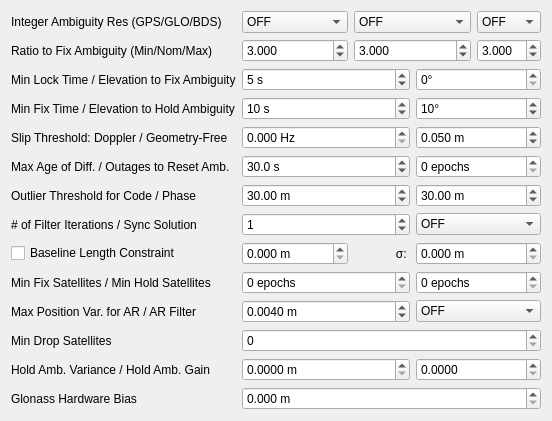
     <widget class="QWidget" name="tabSettings2">
      <attribute name="title">
       <string>Setting&amp;2</string>
      </attribute>
      <layout class="QGridLayout" name="gridLayout_2">
       <item row="2" column="4">
        <widget class="QDoubleSpinBox" name="sBValidThresARMax">
         <property name="toolTip">
          <string>&lt;html&gt;&lt;head/&gt;&lt;body&gt;&lt;p&gt;Set the nominal integer ambiguity validation threshold for ʺratio‐testʺ, which uses the ratio of squared residuals of the best integer vector to the second‐best vector. (option: &lt;span style=&quot; font-style:italic;&quot;&gt;pos2-arthres6&lt;/span&gt;).&lt;/p&gt;&lt;p&gt;If min and max values are set equal to the nominal value then the ratio is fixed, else the ratio will be adjusted by the number of satellites. The nominal value is used for 8 satellite pairs and is adjusted lower as the number of satellites increases and higher as it decreases .&lt;/p&gt;&lt;/body&gt;&lt;/html&gt;</string>
         </property>
         <property name="decimals">
          <number>3</number>
         </property>
         <property name="value">
          <double>3.000000000000000</double>
         </property>
        </widget>
       </item>
       <item row="0" column="1">
        <widget class="QComboBox" name="cBAmbiguityResolutionGPS">
         <property name="toolTip">
          <string>&lt;html&gt;&lt;head/&gt;&lt;body&gt;&lt;p&gt;Define integer ambiguity resolution strategy for GPS (option &lt;span style=&quot; font-style:italic;&quot;&gt;pos2-armode&lt;/span&gt;)&lt;/p&gt;&lt;/body&gt;&lt;/html&gt;</string>
         </property>
         <item>
          <property name="text">
           <string>OFF</string>
          </property>
         </item>
         <item>
          <property name="text">
           <string>Continuous</string>
          </property>
         </item>
         <item>
          <property name="text">
           <string>Instantaneous</string>
          </property>
         </item>
         <item>
          <property name="text">
           <string>Fix and Hold</string>
          </property>
         </item>
        </widget>
       </item>
       <item row="16" column="3" colspan="2">
        <widget class="QDoubleSpinBox" name="sBBaselineSig">
         <property name="toolTip">
          <string>&lt;html&gt;&lt;head/&gt;&lt;body&gt;&lt;p&gt;Define the standard deviation of the baseline length constraint in moving‐base mode (option: &lt;span style=&quot; font-style:italic;&quot;&gt;pos2-basesig).&lt;/span&gt;&lt;/p&gt;&lt;/body&gt;&lt;/html&gt;</string>
         </property>
         <property name="suffix">
          <string> m</string>
         </property>
         <property name="decimals">
          <number>3</number>
         </property>
         <property name="maximum">
          <double>1000000.000000000000000</double>
         </property>
        </widget>
       </item>
       <item row="2" column="0">
        <widget class="QLabel" name="LabelRatio">
         <property name="text">
          <string>Ratio to Fix Ambiguity (Min/Nom/Max)</string>
         </property>
         <property name="buddy">
          <cstring>sBValidThresARMin</cstring>
         </property>
        </widget>
       </item>
       <item row="18" column="1" colspan="2">
        <widget class="QDoubleSpinBox" name="sBMaxPositionVarAR">
         <property name="toolTip">
          <string>&lt;html&gt;&lt;head/&gt;&lt;body&gt;&lt;p&gt;Maximum position variance for ambiguity resolution (option: &lt;span style=&quot; font-style:italic;&quot;&gt;pos2-arthres1&lt;/span&gt;).&lt;/p&gt;&lt;/body&gt;&lt;/html&gt;</string>
         </property>
         <property name="suffix">
          <string> m</string>
         </property>
         <property name="decimals">
          <number>4</number>
         </property>
         <property name="value">
          <double>0.004000000000000</double>
         </property>
        </widget>
       </item>
       <item row="0" column="0">
        <widget class="QLabel" name="Label25">
         <property name="text">
          <string>Integer Ambiguity Res (GPS/GLO/BDS)</string>
         </property>
         <property name="buddy">
          <cstring>cBAmbiguityResolutionGPS</cstring>
         </property>
        </widget>
       </item>
       <item row="5" column="1" colspan="2">
        <widget class="QSpinBox" name="sBLockCountFixAmbiguity">
         <property name="toolTip">
          <string>&lt;html&gt;&lt;head/&gt;&lt;body&gt;&lt;p&gt;Define the minimum lock count to fix integer ambiguity. If the lock count is less than the value, the ambiguity is excluded from the fixed integer vector (option: &lt;span style=&quot; font-style:italic;&quot;&gt;pos2-arlockcnt&lt;/span&gt;).&lt;/p&gt;&lt;/body&gt;&lt;/html&gt;</string>
         </property>
         <property name="suffix">
          <string> s</string>
         </property>
         <property name="maximum">
          <number>3600</number>
         </property>
         <property name="value">
          <number>5</number>
         </property>
        </widget>
       </item>
       <item row="7" column="0">
        <widget class="QLabel" name="LabelHold">
         <property name="text">
          <string>Min Fix Time / Elevation to Hold Ambiguity</string>
         </property>
         <property name="buddy">
          <cstring>sBFixCountHoldAmbiguity</cstring>
         </property>
        </widget>
       </item>
       <item row="17" column="1" colspan="2">
        <widget class="QSpinBox" name="sBMinFixSats">
         <property name="toolTip">
          <string>&lt;html&gt;&lt;head/&gt;&lt;body&gt;&lt;p&gt;Minimum ambiguities required for fix (option: &lt;span style=&quot; font-style:italic;&quot;&gt;pos2-minfixsats&lt;/span&gt;).&lt;/p&gt;&lt;/body&gt;&lt;/html&gt;</string>
         </property>
         <property name="suffix">
          <string> epochs</string>
         </property>
        </widget>
       </item>
       <item row="16" column="1">
        <widget class="QDoubleSpinBox" name="sBBaselineLen">
         <property name="toolTip">
          <string>&lt;html&gt;&lt;head/&gt;&lt;body&gt;&lt;p&gt;Define the constraint of the baseline length in moving‐base mode (option: &lt;span style=&quot; font-style:italic;&quot;&gt;pos2-baselen).&lt;/span&gt;&lt;/p&gt;&lt;/body&gt;&lt;/html&gt;</string>
         </property>
         <property name="suffix">
          <string> m</string>
         </property>
         <property name="decimals">
          <number>3</number>
         </property>
         <property name="maximum">
          <double>1000000.000000000000000</double>
         </property>
        </widget>
       </item>
       <item row="0" column="4">
        <widget class="QComboBox" name="cBAmbiguityResolutionBDS">
         <property name="toolTip">
          <string>&lt;html&gt;&lt;head/&gt;&lt;body&gt;&lt;p&gt;Define integer ambiguity resolution strategy for BDS (option &lt;span style=&quot; font-style:italic;&quot;&gt;pos2-bdsarmode&lt;/span&gt;)&lt;/p&gt;&lt;/body&gt;&lt;/html&gt;</string>
         </property>
         <item>
          <property name="text">
           <string>OFF</string>
          </property>
         </item>
         <item>
          <property name="text">
           <string>ON</string>
          </property>
         </item>
        </widget>
       </item>
       <item row="9" column="3" colspan="2">
        <widget class="QDoubleSpinBox" name="sBSlipThreshold">
         <property name="toolTip">
          <string>&lt;html&gt;&lt;head/&gt;&lt;body&gt;&lt;p&gt;Define the cycle‐slip threshold of geometry‐free LC carrier‐phase difference between epochs (option: &lt;span style=&quot; font-style:italic;&quot;&gt;pos2-slipthres&lt;/span&gt;)&lt;/p&gt;&lt;/body&gt;&lt;/html&gt;</string>
         </property>
         <property name="suffix">
          <string> m</string>
         </property>
         <property name="decimals">
          <number>3</number>
         </property>
         <property name="value">
          <double>0.050000000000000</double>
         </property>
        </widget>
       </item>
       <item row="16" column="2">
        <widget class="QLabel" name="label">
         <property name="text">
          <string>σ: </string>
         </property>
         <property name="alignment">
          <set>Qt::AlignmentFlag::AlignRight|Qt::AlignmentFlag::AlignTrailing|Qt::AlignmentFlag::AlignVCenter</set>
         </property>
         <property name="buddy">
          <cstring>sBBaselineSig</cstring>
         </property>
        </widget>
       </item>
       <item row="18" column="0">
        <widget class="QLabel" name="label_6">
         <property name="text">
          <string>Max Position Var. for AR / AR Filter</string>
         </property>
         <property name="buddy">
          <cstring>sBMaxPositionVarAR</cstring>
         </property>
        </widget>
       </item>
       <item row="11" column="1" colspan="2">
        <widget class="QDoubleSpinBox" name="sBMaxAgeDifferences">
         <property name="toolTip">
          <string>&lt;html&gt;&lt;head/&gt;&lt;body&gt;&lt;p&gt;Define the maximum value of age of differential between the rover and the base station (option: &lt;span style=&quot; font-style:italic;&quot;&gt;pos2-maxage&lt;/span&gt;) &lt;/p&gt;&lt;/body&gt;&lt;/html&gt;</string>
         </property>
         <property name="suffix">
          <string> s</string>
         </property>
         <property name="decimals">
          <number>1</number>
         </property>
         <property name="maximum">
          <double>3600.000000000000000</double>
         </property>
         <property name="value">
          <double>30.000000000000000</double>
         </property>
        </widget>
       </item>
       <item row="5" column="3" colspan="2">
        <widget class="QDoubleSpinBox" name="sBElevationMaskAR">
         <property name="toolTip">
          <string>&lt;html&gt;&lt;head/&gt;&lt;body&gt;&lt;p&gt;Define the minimum elevation angle to fix integer ambiguity. If the elevation angle is less than the value, the ambiguity is excluded from the fixed integer vector (option: &lt;span style=&quot; font-style:italic;&quot;&gt;pos2-arelmask&lt;/span&gt;).&lt;/p&gt;&lt;/body&gt;&lt;/html&gt;</string>
         </property>
         <property name="suffix">
          <string>°</string>
         </property>
         <property name="decimals">
          <number>0</number>
         </property>
         <property name="maximum">
          <double>90.000000000000000</double>
         </property>
        </widget>
       </item>
       <item row="0" column="2" colspan="2">
        <widget class="QComboBox" name="cBAmbiguityResolutionGLO">
         <property name="toolTip">
          <string>&lt;html&gt;&lt;head/&gt;&lt;body&gt;&lt;p&gt;Define integer ambiguity resolution strategy for Glonass (option &lt;span style=&quot; font-style:italic;&quot;&gt;pos2-gloarmode&lt;/span&gt;)&lt;/p&gt;&lt;/body&gt;&lt;/html&gt;</string>
         </property>
         <item>
          <property name="text">
           <string>OFF</string>
          </property>
         </item>
         <item>
          <property name="text">
           <string>ON</string>
          </property>
         </item>
         <item>
          <property name="text">
           <string>Auto Calibration</string>
          </property>
         </item>
         <item>
          <property name="text">
           <string>Fix and Hold</string>
          </property>
         </item>
        </widget>
       </item>
       <item row="9" column="1" colspan="2">
        <widget class="QDoubleSpinBox" name="sBDopplerThreshold">
         <property name="toolTip">
          <string>&lt;html&gt;&lt;head/&gt;&lt;body&gt;&lt;p&gt;Set the cycle-slip threshold (Hz) of difference between doppler and carrier phase difference between epochs, 0 = disabled (option: &lt;span style=&quot; font-style:italic;&quot;&gt;pos2-dopthres).&lt;/span&gt;&lt;/p&gt;&lt;/body&gt;&lt;/html&gt;</string>
         </property>
         <property name="suffix">
          <string> Hz</string>
         </property>
         <property name="decimals">
          <number>3</number>
         </property>
        </widget>
       </item>
       <item row="21" column="1" colspan="4">
        <widget class="QDoubleSpinBox" name="sBGlonassHwBias">
         <property name="toolTip">
          <string>&lt;html&gt;&lt;head/&gt;&lt;body&gt;&lt;p&gt;Set relative GLONASS hardware bias in meters per frequency slot. Used only when pos2-gloarmode is&lt;/p&gt;&lt;p&gt;set to “autocal” and is used to specify the interchannel bias between two different receiver manufacturers  (option: &lt;span style=&quot; font-style:italic;&quot;&gt;pos2-arthres2&lt;/span&gt;).&lt;/p&gt;&lt;/body&gt;&lt;/html&gt;</string>
         </property>
         <property name="suffix">
          <string> m</string>
         </property>
         <property name="decimals">
          <number>3</number>
         </property>
        </widget>
       </item>
       <item row="13" column="1" colspan="2">
        <widget class="QDoubleSpinBox" name="sBRejectCode">
         <property name="toolTip">
          <string>&lt;html&gt;&lt;head/&gt;&lt;body&gt;&lt;p&gt;Set the reject threshold of GDOP (option: &lt;span style=&quot; font-style:italic;&quot;&gt;pos2-rejgdop&lt;/span&gt;). &lt;/p&gt;&lt;p&gt;If the GDOP is over the value, the observable is excluded for the estimation process as an outlier.&lt;/p&gt;&lt;/body&gt;&lt;/html&gt;</string>
         </property>
         <property name="suffix">
          <string> m</string>
         </property>
         <property name="decimals">
          <number>2</number>
         </property>
         <property name="maximum">
          <double>1000.000000000000000</double>
         </property>
         <property name="value">
          <double>30.000000000000000</double>
         </property>
        </widget>
       </item>
       <item row="21" column="0">
        <widget class="QLabel" name="label_8">
         <property name="text">
          <string>Glonass Hardware Bias</string>
         </property>
         <property name="buddy">
          <cstring>sBGlonassHwBias</cstring>
         </property>
        </widget>
       </item>
       <item row="11" column="0">
        <widget class="QLabel" name="Label14">
         <property name="text">
          <string>Max Age of Diff. / Outages to Reset Amb.</string>
         </property>
         <property name="buddy">
          <cstring>sBMaxAgeDifferences</cstring>
         </property>
        </widget>
       </item>
       <item row="15" column="3" colspan="2">
        <widget class="QComboBox" name="cBSyncSolution">
         <property name="toolTip">
          <string>&lt;html&gt;&lt;head/&gt;&lt;body&gt;&lt;p&gt;Define time synchronization mode of solutions (option: &lt;span style=&quot; font-style:italic;&quot;&gt;pos2-syncsol&lt;/span&gt;)&lt;/p&gt;&lt;/body&gt;&lt;/html&gt;</string>
         </property>
         <item>
          <property name="text">
           <string>OFF</string>
          </property>
         </item>
         <item>
          <property name="text">
           <string>ON</string>
          </property>
         </item>
        </widget>
       </item>
       <item row="13" column="0">
        <widget class="QLabel" name="Label11">
         <property name="text">
          <string>Outlier Threshold for Code / Phase</string>
         </property>
         <property name="buddy">
          <cstring>sBRejectCode</cstring>
         </property>
        </widget>
       </item>
       <item row="15" column="1" colspan="2">
        <widget class="QSpinBox" name="sBNumIteration">
         <property name="toolTip">
          <string>&lt;html&gt;&lt;head/&gt;&lt;body&gt;&lt;p&gt;Define the number of iteration in the measurement update of the estimation filter (option: &lt;span style=&quot; font-style:italic;&quot;&gt;pos2-niter&lt;/span&gt;). &lt;/p&gt;&lt;p&gt;If the baseline length is very short like 1 m, the iteration may be effective to handle the nonlinearity of measurement equation.&lt;/p&gt;&lt;/body&gt;&lt;/html&gt;</string>
         </property>
         <property name="value">
          <number>1</number>
         </property>
        </widget>
       </item>
       <item row="19" column="0">
        <widget class="QLabel" name="label_5">
         <property name="text">
          <string>Min Drop Satellites</string>
         </property>
         <property name="buddy">
          <cstring>sBMinDropSats</cstring>
         </property>
        </widget>
       </item>
       <item row="9" column="0">
        <widget class="QLabel" name="Label22">
         <property name="text">
          <string>Slip Threshold: Doppler / Geometry-Free</string>
         </property>
         <property name="buddy">
          <cstring>sBDopplerThreshold</cstring>
         </property>
        </widget>
       </item>
       <item row="15" column="0">
        <widget class="QLabel" name="Label37">
         <property name="text">
          <string># of Filter Iterations / Sync Solution</string>
         </property>
         <property name="buddy">
          <cstring>sBNumIteration</cstring>
         </property>
        </widget>
       </item>
       <item row="7" column="3" colspan="2">
        <widget class="QDoubleSpinBox" name="sBElevationMaskHold">
         <property name="toolTip">
          <string>&lt;html&gt;&lt;head/&gt;&lt;body&gt;&lt;p&gt;Define the minimum elevation angle to hold ambiguity in ʺFix and Holdʺ integer ambiguity resolution mode (option: &lt;span style=&quot; font-style:italic;&quot;&gt;pos2-elmaskhold&lt;/span&gt;)&lt;/p&gt;&lt;/body&gt;&lt;/html&gt;</string>
         </property>
         <property name="suffix">
          <string>°</string>
         </property>
         <property name="decimals">
          <number>0</number>
         </property>
         <property name="maximum">
          <double>90.000000000000000</double>
         </property>
         <property name="value">
          <double>10.000000000000000</double>
         </property>
        </widget>
       </item>
       <item row="17" column="3" colspan="2">
        <widget class="QSpinBox" name="sBMinHoldSats">
         <property name="toolTip">
          <string>&lt;html&gt;&lt;head/&gt;&lt;body&gt;&lt;p&gt;Minimum ambiguities required for hold (option: &lt;span style=&quot; font-style:italic;&quot;&gt;pos2-minholdsats&lt;/span&gt;).&lt;/p&gt;&lt;/body&gt;&lt;/html&gt;</string>
         </property>
         <property name="suffix">
          <string> epochs</string>
         </property>
        </widget>
       </item>
       <item row="2" column="2" colspan="2">
        <widget class="QDoubleSpinBox" name="sBValidThresAR">
         <property name="toolTip">
          <string>&lt;html&gt;&lt;head/&gt;&lt;body&gt;&lt;p&gt;Set the nominal integer ambiguity validation threshold for ʺratio‐testʺ, which uses the ratio of squared residuals of the best integer vector to the second‐best vector. (option: &lt;span style=&quot; font-style:italic;&quot;&gt;pos2-arthres&lt;/span&gt;).&lt;/p&gt;&lt;p&gt;If min and max values are set equal to the nominal value then the ratio is fixed, else the ratio will be adjusted by the number of satellites. The nominal value is used for 8 satellite pairs and is adjusted lower as the number of satellites increases and higher as it decreases .&lt;/p&gt;&lt;/body&gt;&lt;/html&gt;</string>
         </property>
         <property name="decimals">
          <number>3</number>
         </property>
         <property name="value">
          <double>3.000000000000000</double>
         </property>
        </widget>
       </item>
       <item row="7" column="1" colspan="2">
        <widget class="QSpinBox" name="sBFixCountHoldAmbiguity">
         <property name="toolTip">
          <string>&lt;html&gt;&lt;head/&gt;&lt;body&gt;&lt;p&gt;Define the minimum fix count to hold ambiguity in &amp;quot;Fix and Hold&amp;quot; integer ambiguity resolution mode (option: &lt;span style=&quot; font-style:italic;&quot;&gt;pos2-arminfix&lt;/span&gt;).&lt;/p&gt;&lt;/body&gt;&lt;/html&gt;</string>
         </property>
         <property name="suffix">
          <string> s</string>
         </property>
         <property name="maximum">
          <number>1000</number>
         </property>
         <property name="value">
          <number>10</number>
         </property>
        </widget>
       </item>
       <item row="13" column="3" colspan="2">
        <widget class="QDoubleSpinBox" name="sBRejectPhase">
         <property name="toolTip">
          <string>&lt;html&gt;&lt;head/&gt;&lt;body&gt;&lt;p&gt;Set the reject threshold of the kalman filter innovations (option: &lt;span style=&quot; font-style:italic;&quot;&gt;pos2-rejionn&lt;/span&gt;). &lt;/p&gt;&lt;p&gt;If the carrier phase innovation is over the value, the observable is excluded for the estimation process as an outlier. The innovation threshold is multiplied by the carrier phase/pseudorange error ratio to generate the threshold for pseudorange innovations.&lt;/p&gt;&lt;/body&gt;&lt;/html&gt;</string>
         </property>
         <property name="suffix">
          <string> m</string>
         </property>
         <property name="decimals">
          <number>2</number>
         </property>
         <property name="maximum">
          <double>1000.000000000000000</double>
         </property>
         <property name="value">
          <double>30.000000000000000</double>
         </property>
        </widget>
       </item>
       <item row="5" column="0">
        <widget class="QLabel" name="Label13">
         <property name="text">
          <string>Min Lock Time / Elevation to Fix Ambiguity</string>
         </property>
         <property name="buddy">
          <cstring>sBLockCountFixAmbiguity</cstring>
         </property>
        </widget>
       </item>
       <item row="2" column="1">
        <widget class="QDoubleSpinBox" name="sBValidThresARMin">
         <property name="toolTip">
          <string>&lt;html&gt;&lt;head/&gt;&lt;body&gt;&lt;p&gt;Set the nominal integer ambiguity validation threshold for ʺratio‐testʺ, which uses the ratio of squared residuals of the best integer vector to the second‐best vector. (option: &lt;span style=&quot; font-style:italic;&quot;&gt;pos2-arthres5&lt;/span&gt;).&lt;/p&gt;&lt;p&gt;If min and max values are set equal to the nominal value then the ratio is fixed, else the ratio will be adjusted by the number of satellites. The nominal value is used for 8 satellite pairs and is adjusted lower as the number of satellites increases and higher as it decreases .&lt;/p&gt;&lt;/body&gt;&lt;/html&gt;</string>
         </property>
         <property name="decimals">
          <number>3</number>
         </property>
         <property name="value">
          <double>3.000000000000000</double>
         </property>
        </widget>
       </item>
       <item row="17" column="0">
        <widget class="QLabel" name="LabelMinSat">
         <property name="text">
          <string>Min Fix Satellites / Min Hold Satellites</string>
         </property>
         <property name="buddy">
          <cstring>sBMinFixSats</cstring>
         </property>
        </widget>
       </item>
       <item row="16" column="0">
        <widget class="QCheckBox" name="cBBaselineConstrain">
         <property name="toolTip">
          <string>Constrain the baseline length</string>
         </property>
         <property name="text">
          <string>Baseline Length Constraint</string>
         </property>
        </widget>
       </item>
       <item row="11" column="3" colspan="2">
        <widget class="QSpinBox" name="sBOutageCountResetAmbiguity">
         <property name="toolTip">
          <string>&lt;html&gt;&lt;head/&gt;&lt;body&gt;&lt;p&gt;Set the outage count to reset ambiguity. If the data outage count is over the value, the estimated ambiguity is reset to the initial value (option &lt;span style=&quot; font-style:italic;&quot;&gt;pos2-aroutcnt).&lt;/span&gt;&lt;span style=&quot; font-family:'monospace';&quot;&gt;&lt;br/&gt;&lt;/span&gt;&lt;/p&gt;&lt;/body&gt;&lt;/html&gt;</string>
         </property>
         <property name="suffix">
          <string> epochs</string>
         </property>
        </widget>
       </item>
       <item row="20" column="0">
        <widget class="QLabel" name="label_7">
         <property name="text">
          <string>Hold Amb. Variance / Hold Amb. Gain</string>
         </property>
         <property name="buddy">
          <cstring>sBVarHoldAmb</cstring>
         </property>
        </widget>
       </item>
       <item row="19" column="1" colspan="4">
        <widget class="QSpinBox" name="sBMinDropSats">
         <property name="toolTip">
          <string>&lt;html&gt;&lt;head/&gt;&lt;body&gt;&lt;p&gt;Minimum ambiguities required to enable exclusion of a single satellite from ambiguity resolution each epoch (option: &lt;span style=&quot; font-style:italic;&quot;&gt;pos2-mindropsats&lt;/span&gt;).&lt;/p&gt;&lt;/body&gt;&lt;/html&gt;</string>
         </property>
        </widget>
       </item>
       <item row="20" column="1" colspan="2">
        <widget class="QDoubleSpinBox" name="sBVarHoldAmb">
         <property name="toolTip">
          <string>&lt;html&gt;&lt;head/&gt;&lt;body&gt;&lt;p&gt;Set variance for ambiguity hold feedback. Acts asinverse ambiguity tracking gain (option: &lt;span style=&quot; font-style:italic;&quot;&gt;pos2-varholdamb&lt;/span&gt;).&lt;/p&gt;&lt;/body&gt;&lt;/html&gt;</string>
         </property>
         <property name="suffix">
          <string> m</string>
         </property>
         <property name="decimals">
          <number>4</number>
         </property>
        </widget>
       </item>
       <item row="20" column="3" colspan="2">
        <widget class="QDoubleSpinBox" name="sBGainHoldAmb">
         <property name="toolTip">
          <string>&lt;html&gt;&lt;head/&gt;&lt;body&gt;&lt;p&gt;Gain for GLONASS IF bias nulls when using GLONASS “Fix and Hold” AR mode (option: &lt;span style=&quot; font-style:italic;&quot;&gt;pos2-gainholdamb&lt;/span&gt;).&lt;/p&gt;&lt;/body&gt;&lt;/html&gt;</string>
         </property>
         <property name="decimals">
          <number>4</number>
         </property>
        </widget>
       </item>
       <item row="18" column="3" colspan="2">
        <widget class="QComboBox" name="cBARFilter">
         <property name="toolTip">
          <string>&lt;html&gt;&lt;head/&gt;&lt;body&gt;&lt;p&gt;Require AR qualification of new or returning satellites after cycle slip (option: &lt;span style=&quot; font-style:italic;&quot;&gt;pos2-arfilter&lt;/span&gt;).&lt;/p&gt;&lt;/body&gt;&lt;/html&gt;</string>
         </property>
         <item>
          <property name="text">
           <string>OFF</string>
          </property>
         </item>
         <item>
          <property name="text">
           <string>ON</string>
          </property>
         </item>
        </widget>
       </item>
      </layout>
     </widget>
